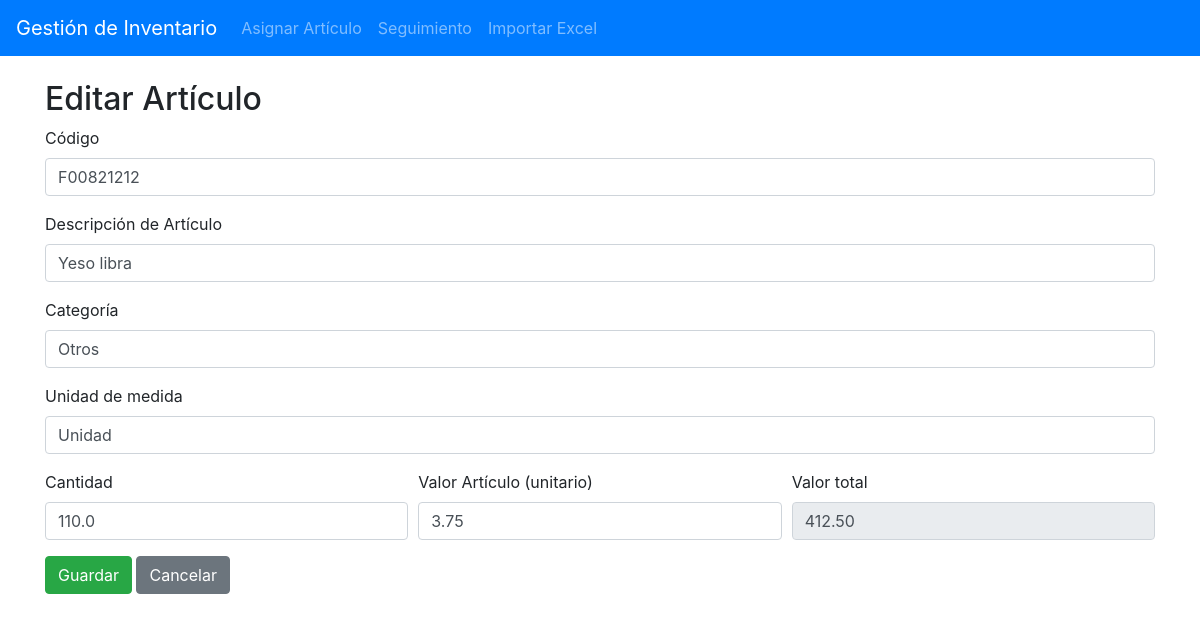
The page /item/edit/76 on the database its author committed.
### inventory_app/app.py (models this page shows, shortened)
class Item(db.Model):
    id = db.Column(db.Integer, primary_key=True)
    code = db.Column(db.String(64), unique=False, nullable=False)
    description = db.Column(db.String(256), nullable=False)
    category = db.Column(db.String(128), nullable=True)
    unit = db.Column(db.String(64), nullable=True)
    quantity = db.Column(db.Float, nullable=False)
    unit_value = db.Column(db.Float, nullable=False)
    total_value = db.Column(db.Float, nullable=False)
    assigned_at = db.Column(db.DateTime, default=datetime.utcnow)

### inventory_app/app.py (the view, shortened to what this page needs)
@app.route('/item/edit/<int:item_id>', methods=['GET', 'POST'])
def edit_item(item_id):
    item = Item.query.get_or_404(item_id)
    return render_template('edit_item.html', item=item)

### inventory_app/templates/edit_item.html (shortened to what this page needs)
{% extends 'base.html' %}
{% block content %}
<h2>Editar Artículo</h2>
<form method="post">
  <div class="form-group">
    <label for="code">Código</label>
    <input type="text" class="form-control" id="code" name="code" value="{{ item.code }}" required>
  </div>
  <div class="form-group">
    <label for="description">Descripción de Artículo</label>
    <input type="text" class="form-control" id="description" name="description" value="{{ item.description }}" required>
  </div>
  <div class="form-group">
    <label for="category">Categoría</label>
    <input type="text" class="form-control" id="category" name="category" value="{{ item.category }}">
  </div>
  <div class="form-group">
    <label for="unit">Unidad de medida</label>
    <input type="text" class="form-control" id="unit" name="unit" value="{{ item.unit }}">
  </div>
  <div class="form-row">
    <div class="form-group col-md-4">
      <label for="quantity">Cantidad</label>
      <input type="number" step="any" min="0" class="form-control" id="quantity" name="quantity" value="{{ item.quantity }}" required>
    </div>
    <div class="form-group col-md-4">
      <label for="unit_value">Valor Artículo (unitario)</label>
      <input type="number" step="any" min="0" class="form-control" id="unit_value" name="unit_value" value="{{ item.unit_value }}" required>
    </div>
    <div class="form-group col-md-4">
      <label for="total_value">Valor total</label>
      <input type="text" class="form-control" id="total_value" name="total_value" readonly value="{{ item.total_value }}">
    </div>
  </div>
  <button type="submit" class="btn btn-success">Guardar</button>
  <a class="btn btn-secondary" href="{{ url_for('tracking') }}">Cancelar</a>
</form>
{% endblock %}

### rows shown on the page
Item: code "F00821212", description "Yeso libra", category "Otros", unit "Unidad", quantity "110.0", unit_value "3.75", total_value "412.50"
